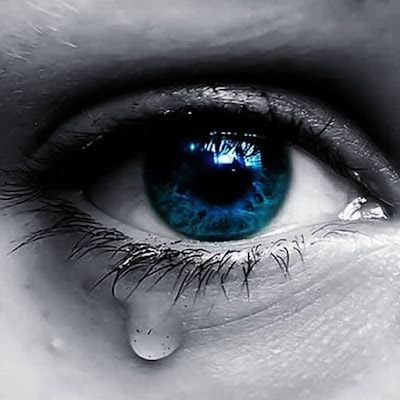
#> input picture photos/imgg.jpeg, 400 x 400 px
$ python greyscale.py
#> lines starting #> are read from the running program, lines starting #| are printed output that depends on the picture
import cv2


img=cv2.imread('photos/imgg.jpeg')
#> img is the input picture: shape (400, 400, 3); mean B, G, R 111.8, 106, 103.1

gray_img=cv2.cvtColor(img,cv2.COLOR_BGR2GRAY)
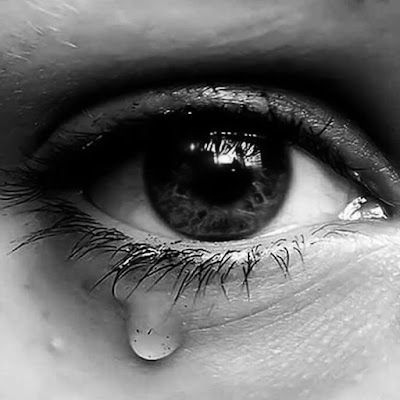
#> gray_img: shape (400, 400); min 0, max 255, mean 105.8

cv2.imshow("gr",gray_img)

cv2.waitKey(0)
cv2.destroyAllWindows

$ run again, with photos/test.jpg copied over photos/imgg.jpeg
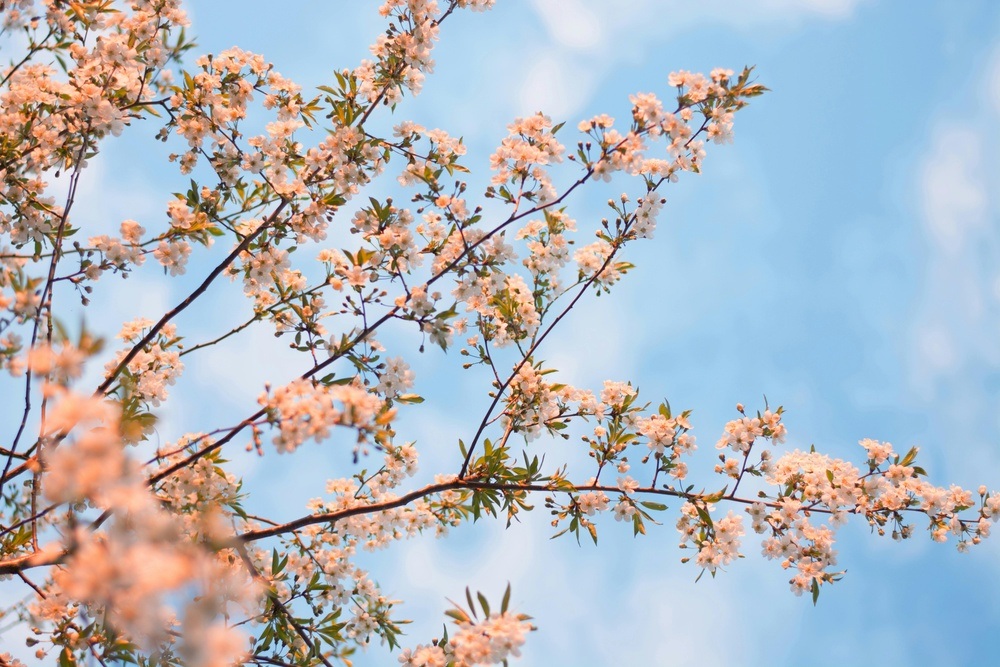
#> input picture photos/test.jpg, 1000 x 667 px, shrunk from 6000 x 4000 before the run
#> img is the input picture: shape (667, 1000, 3); mean B, G, R 192.2, 183.9, 177.7
#> `gray_img=cv2.cvtColor(img,cv2.COLOR_BGR2GRAY)`:
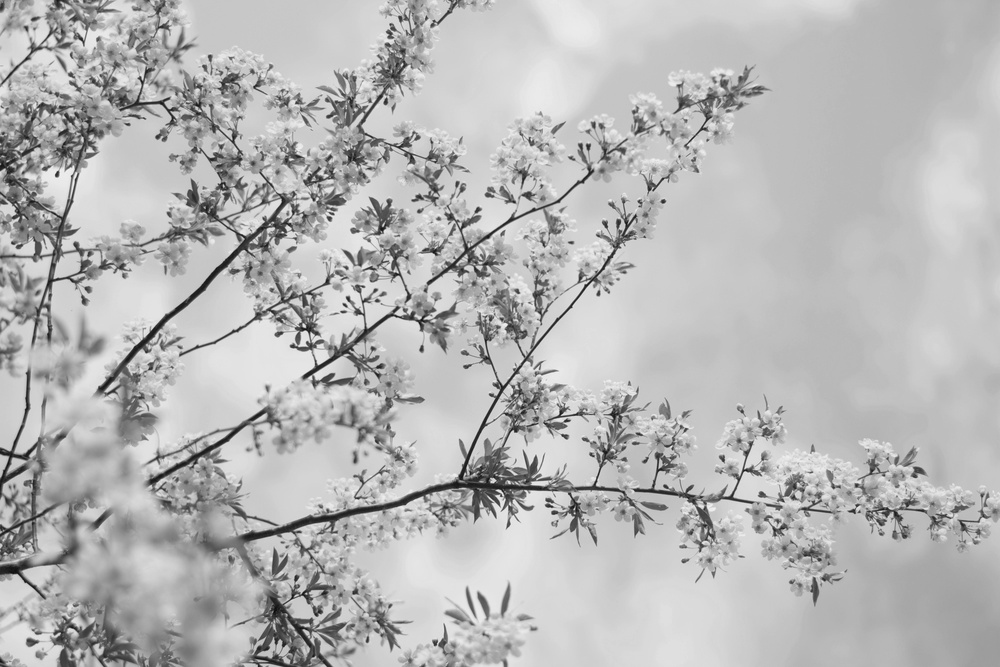
#> gray_img: shape (667, 1000); min 7, max 246, mean 183
